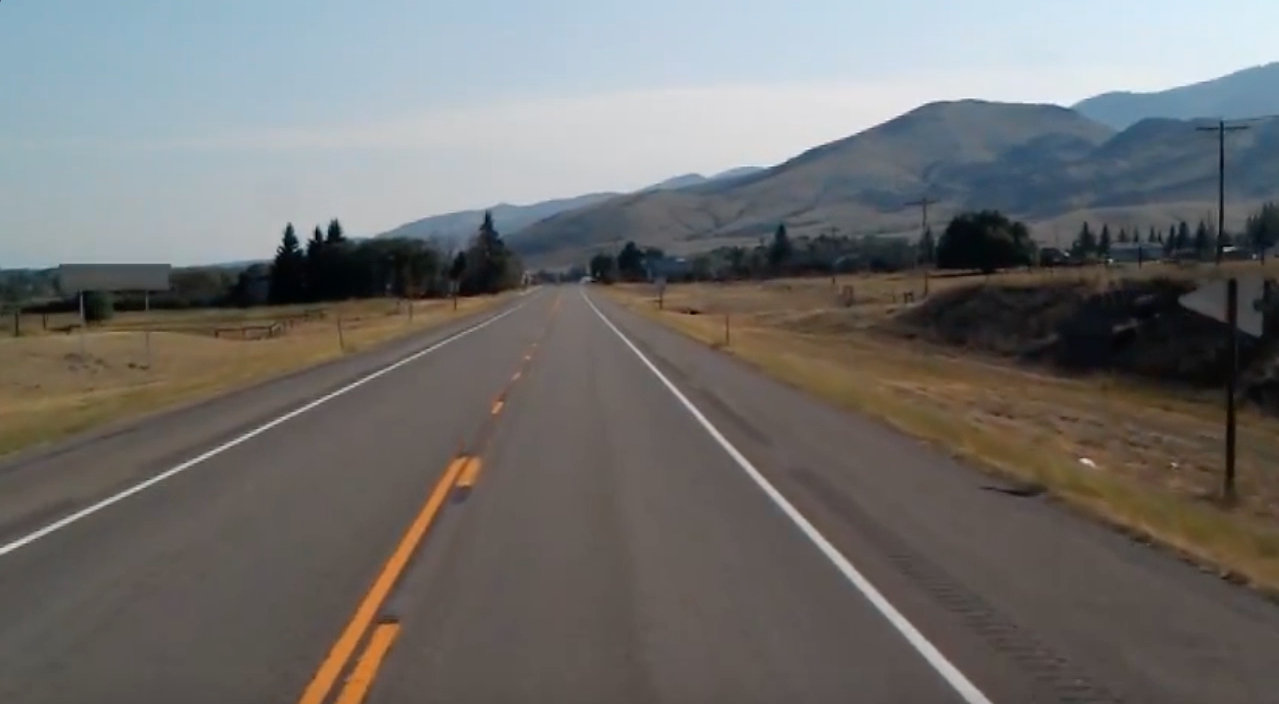
#> input picture Image-Processing-Lab-08-Huy/input/image1.jpg, 1279 x 704 px
$ python -i color_filter.py   (imports and definitions only)
#> lines starting #> are read from the running program, lines starting #| are printed output that depends on the picture; after the words box and inside, x2 and y2 are one past the last pixel; in counts of white or black regions, pixels touching at a corner belong together
#> further down, picture is the input picture: shape (704, 1279, 3); mean B, G, R 109.7, 111.3, 112.3
from pathlib import Path
import cv2 as cv
import matplotlib.pyplot as plt
import numpy


def color_filter(image):
    """
        Filter colors from a color
        Input: BGR images
        Output: plot results using matplotlib
    """

    hsv = cv.cvtColor(image, cv.COLOR_BGR2HSV)
#> hsv: shape (704, 1279, 3); mean H, S, V 51.3, 49.6, 121.7

    # define lower and upper bounds for colors
    # remember that those arrays follow BGR rule

    white_lower = numpy.array([0, 0, 128])
    white_upper = numpy.array([97, 105, 255])

    # create color masks
    white_mask = cv.inRange(hsv, white_lower, white_upper)
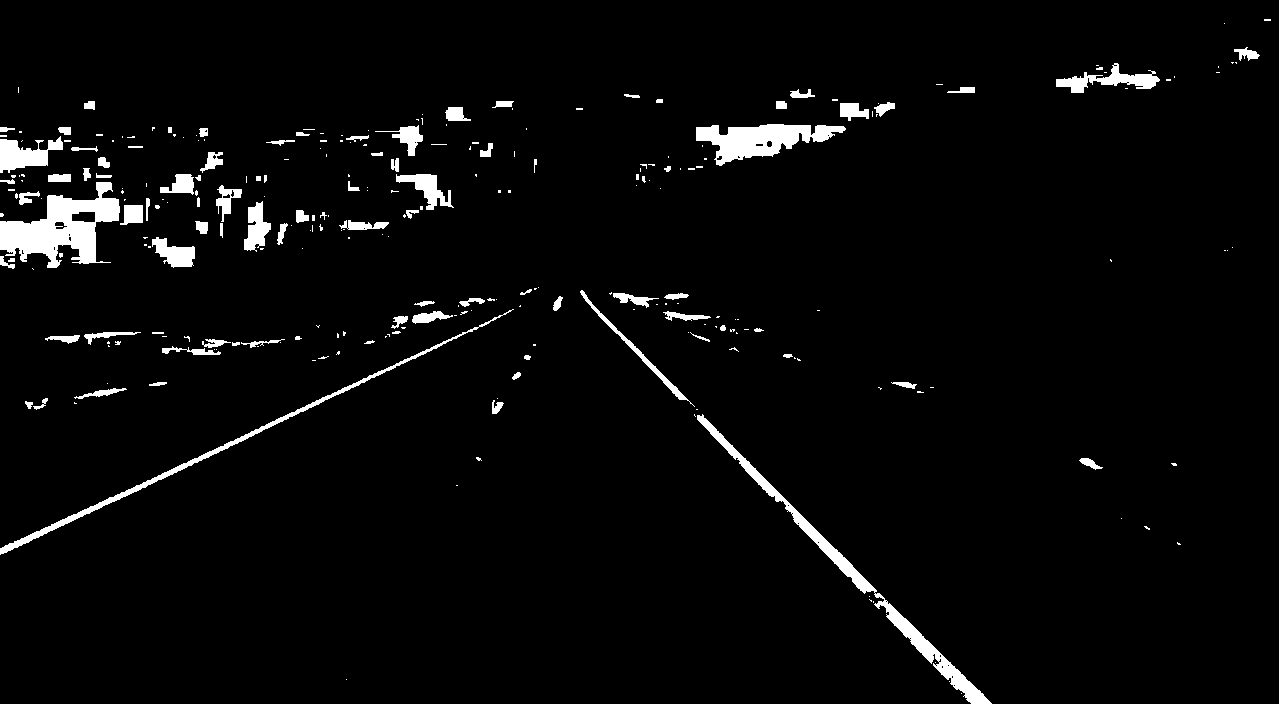
#> white_mask: shape (704, 1279); 3.4% white; 277 white regions (184 under 20 px), largest, box (x1, y1, x2, y2) and area: (0, 182, 120, 268) 4914, (697, 414, 992, 704) 4067, (696, 124, 846, 166) 3169

    white = cv.bitwise_and(image, image, mask = white_mask)
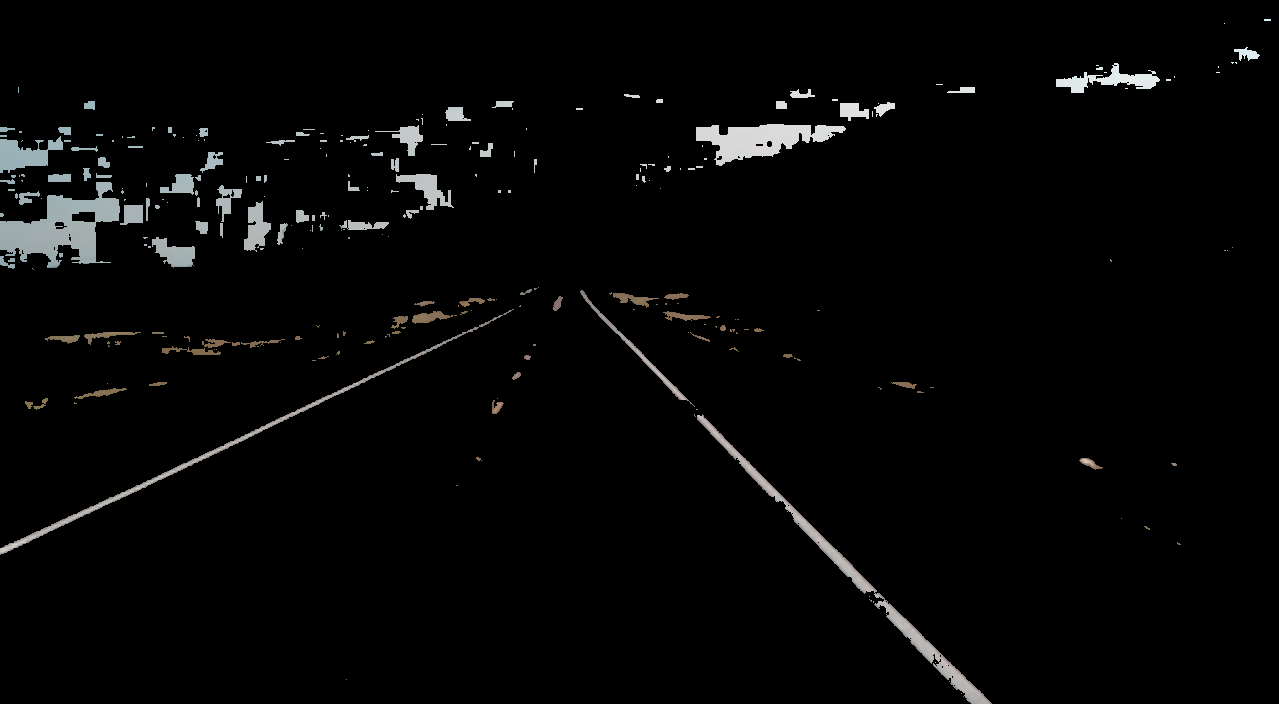
#> white: shape (704, 1279, 3); mean B, G, R 5.9, 5.9, 5.9

    figure = plt.figure()

    Titles = ["Original", "White filter"]
    count = 2
    images = [cv.cvtColor(image, cv.COLOR_BGR2RGB), cv.cvtColor(white, cv.COLOR_BGR2RGB)]

    for i in range(count):
        plt.subplot(1, 2, i + 1)
        plt.title(Titles[i])
        plt.imshow(images[i])

    save_path = (Path(__file__).resolve().parent.parent.parent).joinpath(
        'Result_images')

    figure.savefig(save_path.joinpath('image_13.png'))
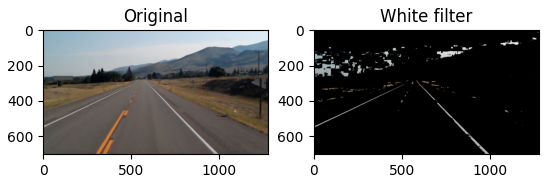
#> figure drawn by matplotlib, 2 panels

>>> import cv2
>>> picture = cv2.imread('../../../Image-Processing-Lab-08-Huy/input/image1.jpg')
>>> result = color_filter(picture)
